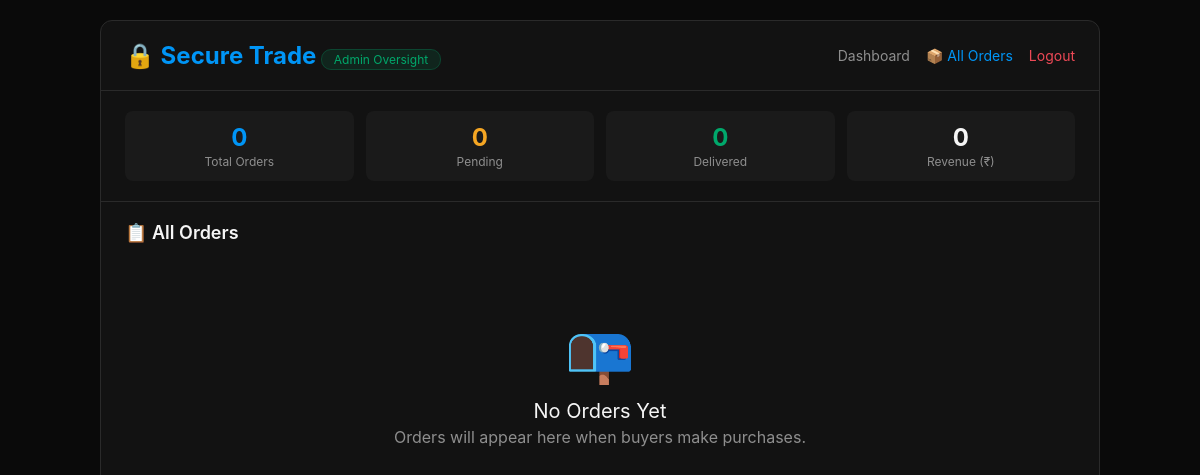
The app's page /admin-orders/ (signed in), older data.
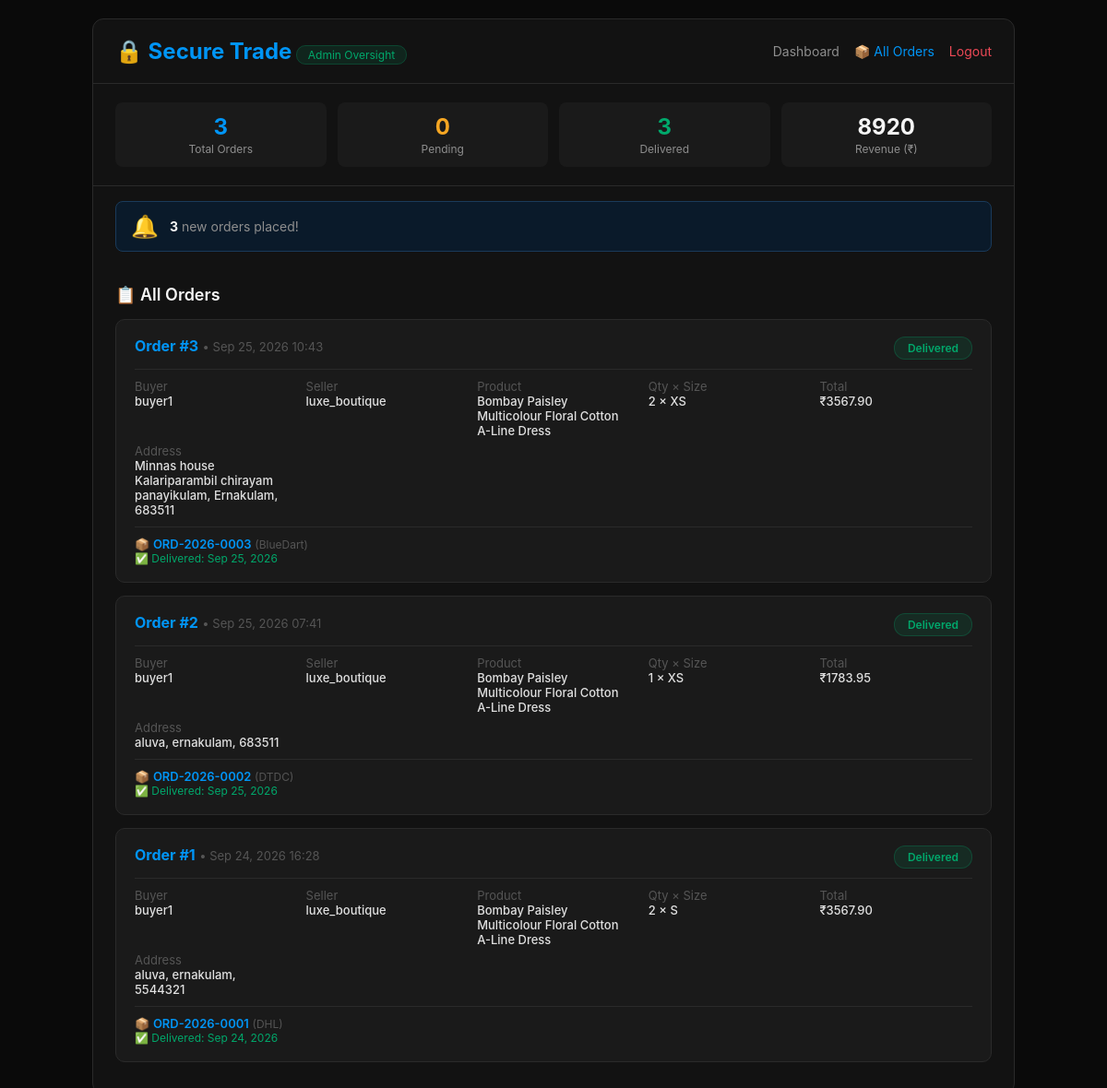
The same page, newer data.
### shop/models.py (models this page shows, shortened)
class Order(models.Model):
    STATUS_CHOICES = [
        ('PENDING', 'Pending'),
        ('PAID', 'Paid - Escrow Held'),
        ('PROCESSING', 'Processing'),
        ('SHIPPED', 'Shipped'),
        ('OUT_FOR_DELIVERY', 'Out for Delivery'),
        ('DELIVERED', 'Delivered'),
        ('COMPLETED', 'Completed'),
        ('REFUNDED', 'Refunded'),
        ('DISPUTED', 'Disputed'),
    ]
    FUND_STATUS_CHOICES = [
        ('HELD', 'Held in Escrow'),
        ('RETURN_PENDING', 'Return Pending'),
        ('RELEASED', 'Released to Seller'),
        ('REFUNDED', 'Refunded to Buyer'),
    ]
    buyer = models.ForeignKey(User, on_delete=models.CASCADE, related_name='orders')
    seller = models.ForeignKey(User, on_delete=models.CASCADE, related_name='seller_orders')
    product = models.ForeignKey(Product, on_delete=models.SET_NULL, null=True, blank=True)
    product_name = models.CharField(max_length=200)
    product_price = models.DecimalField(max_digits=10, decimal_places=2)
    platform_fee = models.DecimalField(max_digits=10, decimal_places=2, default=0)
    shipping_charge = models.DecimalField(max_digits=10, decimal_places=2, default=0)
    total_amount = models.DecimalField(max_digits=10, decimal_places=2)
    full_name = models.CharField(max_length=100)
    phone = models.CharField(max_length=20)
    email = models.EmailField()
    address = models.TextField()
    city = models.CharField(max_length=50)
    pincode = models.CharField(max_length=10)
    size = models.CharField(max_length=10, blank=True, null=True)
    quantity = models.IntegerField(default=1)
    order_notes = models.TextField(blank=True, null=True)
    status = models.CharField(max_length=20, choices=STATUS_CHOICES, default='PENDING')
    tracking_number = models.CharField(max_length=30, unique=True, blank=True, null=True)
    tracking_company = models.CharField(max_length=50, blank=True, null=True)
    estimated_delivery_days = models.IntegerField(default=5, blank=True, null=True)
    estimated_delivery_date = models.DateField(blank=True, null=True)
    shipped_at = models.DateTimeField(blank=True, null=True)
    delivered_at = models.DateTimeField(blank=True, null=True)
    is_delayed = models.BooleanField(default=False)
    delay_days = models.IntegerField(blank=True, null=True)
    revised_delivery_date = models.DateField(blank=True, null=True)
    delivery_confirmation_requested_at = models.DateTimeField(blank=True, null=True)
    buyer_delivery_response_at = models.DateTimeField(blank=True, null=True)
    fund_status = models.CharField(max_length=20, choices=FUND_STATUS_CHOICES, default='HELD')
    payment_held_at = models.DateTimeField(default=timezone.now)
    funds_released_at = models.DateTimeField(blank=True, null=True)
    funds_refunded_at = models.DateTimeField(blank=True, null=True)
    inspection_deadline = models.DateTimeField(blank=True, null=True)
    escrow_notes = models.TextField(blank=True, null=True)
    return_tracking_number = models.CharField(max_length=100, blank=True, null=True)
    return_carrier = models.CharField(max_length=50, blank=True, null=True)
    return_tracking_url = models.URLField(max_length=500, blank=True, null=True)
    return_shipped_at = models.DateTimeField(blank=True, null=True)
    return_received_at = models.DateTimeField(blank=True, null=True)
    return_confirmation_deadline = models.DateTimeField(blank=True, null=True)
    RETURN_STATUS_CHOICES = [
        ('INITIATED', 'Return Initiated'),
        ('IN_TRANSIT', 'In Transit'),
        ('OUT_FOR_DELIVERY', 'Out for Delivery'),
        ('RECEIVED', 'Received by Seller'),
    ]
    return_status = models.CharField(
        max_length=20,
        choices=RETURN_STATUS_CHOICES,
        blank=True,
        null=True,
    )
    admin_notified = models.BooleanField(default=False)
    seller_notified = models.BooleanField(default=False)
    created_at = models.DateTimeField(auto_now_add=True)
    updated_at = models.DateTimeField(auto_now=True)

class User(AbstractUser):
    ROLE_CHOICES = (
        ('buyer', 'Buyer'),
        ('seller', 'Seller'),
    )
    role = models.CharField(max_length=10, choices=ROLE_CHOICES, default='buyer')
    profile_picture = models.ImageField(upload_to='profiles/', blank=True, null=True)
    bio = models.TextField(blank=True, null=True)
    website = models.URLField(blank=True, null=True)
    business_category = models.CharField(max_length=100, blank=True, null=True)
    location = models.CharField(max_length=200, blank=True, null=True)
    phone = models.CharField(max_length=20, blank=True, null=True)

### shop/views.py (the view)
# urls.py: path('admin-orders/', views.admin_orders, name='admin_orders'),
@login_required(login_url='login')
def admin_orders(request):
    if not request.user.is_superuser and request.user.username != 'admin':
        return redirect('login')
    orders = Order.objects.all().order_by('-created_at')
    pending_notifications = orders.filter(admin_notified=False).count()
    orders.filter(admin_notified=False).update(admin_notified=True)
    pending_count = orders.filter(status__in=['PENDING', 'PAID', 'PROCESSING']).count()
    delivered_count = orders.filter(status='DELIVERED').count()
    total_revenue = orders.filter(status='DELIVERED').aggregate(sum=Sum('total_amount'))['sum'] or 0
    context = {
        'orders': orders,
        'pending_notifications': pending_notifications,
        'pending_count': pending_count,
        'delivered_count': delivered_count,
        'total_revenue': total_revenue,
    }
    return render(request, 'shop/admin_orders.html', context)

### shop/context_processors.py (called while the page is built)
def switchable_accounts(request):
    if not request.user.is_authenticated:
        return {'switchable_accounts': []}
    raw = request.COOKIES.get(COOKIE_NAME, '')
    try:
        ids = signing.loads(raw, salt=COOKIE_SALT) if raw else []
        if not isinstance(ids, list):
            ids = []
    except Exception:
        ids = []
    other_ids = [uid for uid in ids if uid != request.user.id]
    users = User.objects.filter(id__in=other_ids)
    return {'switchable_accounts': users}

### shop/templates/shop/admin_orders.html (shortened to what this page needs)
<!DOCTYPE html>
<html>
<head>
</head>
<body>
    <div class="container">
        <div class="header">
            <div>
                <span class="brand">🔒 Secure Trade</span>
                <span class="tag">Admin Oversight</span>
            </div>
            <div class="nav-links">
                <a href="{% url 'admin_dashboard' %}">Dashboard</a>
                <a href="#" class="active">📦 All Orders</a>
                <a href="{% url 'logout' %}" class="logout">Logout</a>
            </div>
        </div>
        <div class="stats-bar">
            <div class="stat"><div class="number blue">{{ orders|length }}</div><div class="label">Total Orders</div></div>
            <div class="stat"><div class="number orange">{{ pending_count }}</div><div class="label">Pending</div></div>
            <div class="stat"><div class="number green">{{ delivered_count }}</div><div class="label">Delivered</div></div>
            <div class="stat"><div class="number">{{ total_revenue|floatformat:0 }}</div><div class="label">Revenue (₹)</div></div>
        </div>
        {% if pending_notifications > 0 %}
        <div class="notification-banner">
            <span style="font-size:24px;">🔔</span>
            <span class="text"><strong>{{ pending_notifications }}</strong> new order{{ pending_notifications|pluralize }} placed!</span>
        </div>
        {% endif %}
        <div class="orders-section">
            <div class="section-title">📋 All Orders</div>
            {% if orders %}
                {% for order in orders %}
                <div class="order-card">
                    <div class="order-top">
                        <div>
                            <span class="order-id">Order #{{ order.id }}</span>
                            <span class="order-date"> • {{ order.created_at|date:"M d, Y H:i" }}</span>
                        </div>
                        <span class="status-badge {{ order.status|lower }}">{{ order.get_status_display }}</span>
                    </div>
                    <div class="order-details">
                        <div class="detail"><div class="label">Buyer</div><div class="value">{{ order.buyer.username }}</div></div>
                        <div class="detail"><div class="label">Seller</div><div class="value">{{ order.seller.username }}</div></div>
                        <div class="detail"><div class="label">Product</div><div class="value">{{ order.product_name }}</div></div>
                        <div class="detail"><div class="label">Qty × Size</div><div class="value">{{ order.quantity }} × {{ order.size|default:"N/A" }}</div></div>
                        <div class="detail"><div class="label">Total</div><div class="value">₹{{ order.total_amount|floatformat:2 }}</div></div>
                        <div class="detail"><div class="label">Address</div><div class="value">{{ order.address }}, {{ order.city }}, {{ order.pincode }}</div></div>
                    </div>
                    <div class="order-bottom">
                        <div class="tracking-info">
                            {% if order.tracking_number %}
                                <span>📦 <span class="track-num">{{ order.tracking_number }}</span></span>
                                {% if order.tracking_company %}<span style="color:#555; font-size:12px;">({{ order.tracking_company }})</span>{% endif %}<br>
                            {% endif %}
                            {% if order.delivered_at %}
                                <span style="color:#00a86b; font-size:12px; display:block;">✅ Delivered: {{ order.delivered_at|date:"M d, Y" }}</span>
                            {% endif %}
                        </div>
                    </div>
                </div>
                {% endfor %}
            {% else %}
                <div class="empty-state"><div class="icon">📭</div><div class="title">No Orders Yet</div><div>Orders will appear here when buyers make purchases.</div></div>
            {% endif %}
        </div>
    </div>
</body>
</html>

Row changes from the older to the newer data that the page shows:
added Order: id "3", created_at "Sep 25, 2026 10:43", status "Delivered", buyer.username "buyer1", seller.username "luxe_boutique", product_name "Bombay Paisley Multicolour Floral Cotton A-Line Dress", quantity "2", size "XS", total_amount "3567.90", address "Minnas house Kalariparambil chirayam panayikulam", city "Ernakulam", pincode "683511", tracking_number "ORD-2026-0003", tracking_company "BlueDart", delivered_at "Sep 25, 2026"
added Order: id "2", created_at "Sep 25, 2026 07:41", status "Delivered", buyer.username "buyer1", seller.username "luxe_boutique", product_name "Bombay Paisley Multicolour Floral Cotton A-Line Dress", quantity "1", size "XS", total_amount "1783.95", address "aluva", city "ernakulam", pincode "683511", tracking_number "ORD-2026-0002", tracking_company "DTDC", delivered_at "Sep 25, 2026"
added Order: id "1", created_at "Sep 24, 2026 16:28", status "Delivered", buyer.username "buyer1", seller.username "luxe_boutique", product_name "Bombay Paisley Multicolour Floral Cotton A-Line Dress", quantity "2", size "S", total_amount "3567.90", address "aluva", city "ernakulam", pincode "5544321", tracking_number "ORD-2026-0001", tracking_company "DHL", delivered_at "Sep 24, 2026"
Text that changed along with them:
{{ orders|length }}: "0" → "3"
{{ delivered_count }}: "0" → "3"
{{ total_revenue|floatformat:0 }}: "0" → "8920"
{{ pending_notifications }}: (not shown) → "3"
text no longer shown: "📭 No Orders Yet Orders will appear here when buyers make purchases."
text now shown: "🔔 new order placed!"
